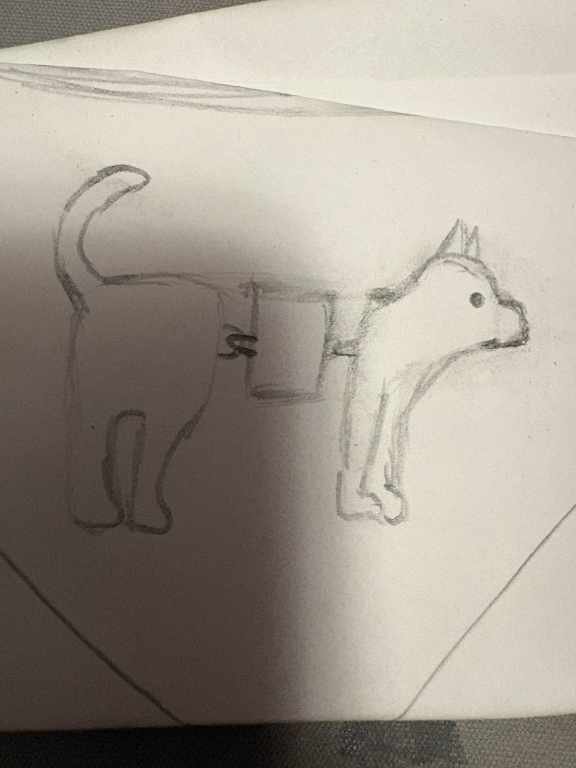
#> input picture source_drawing.jpg, 1152 x 1536 px (shown at 1/2 size)
$ python presentation.py
#> lines starting #> are read from the running program, lines starting #| are printed output that depends on the picture
#!/usr/bin/env python3
"""renders/presentation.png : SOURCE DRAWING -> FINISHED 3D DOG (the source file itself is never modified)."""
import os
from PIL import Image, ImageDraw, ImageFont
ROOT = os.path.abspath(os.path.join(os.path.dirname(__file__), ".."))
src = Image.open(f"{ROOT}/source_drawing.jpg").convert("RGB").crop((60, 250, 1110, 1130))
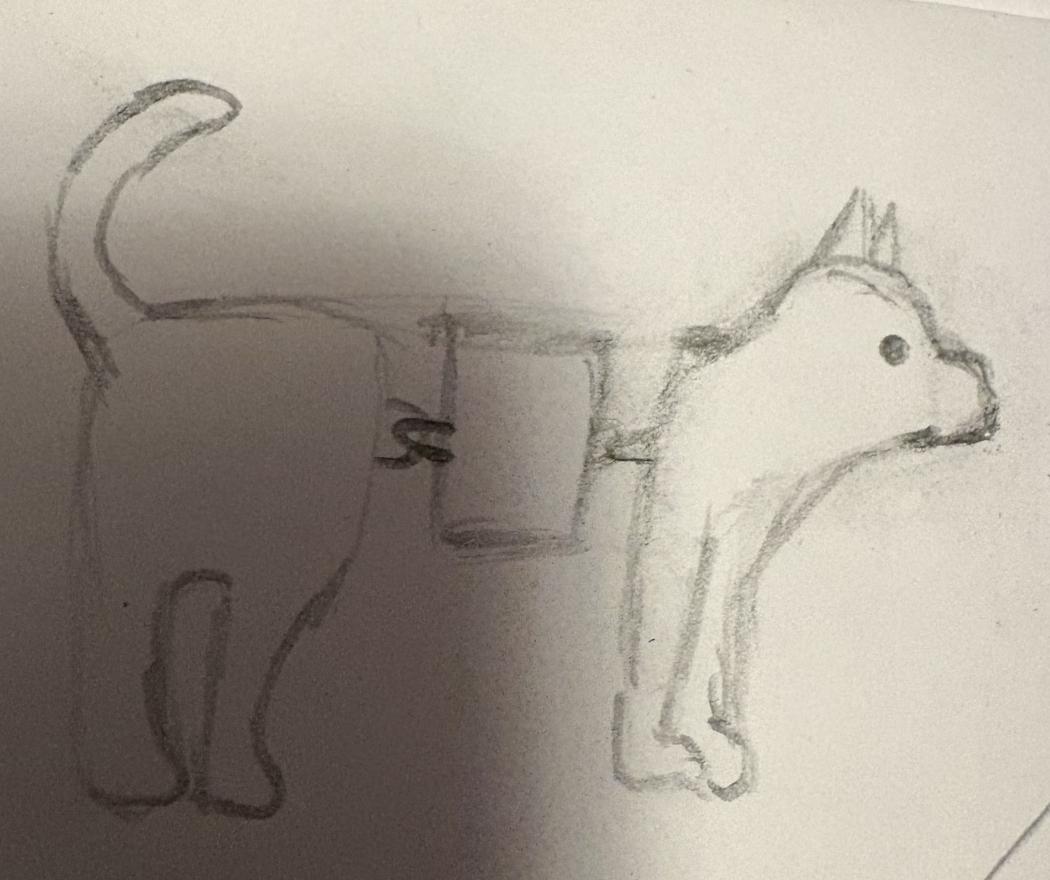
#> src: PIL image 1050x880 RGB; mean R, G, B 167.4, 159.9, 148.5
ref = Image.open(f"{ROOT}/renders/reference_side.png").convert("RGB")
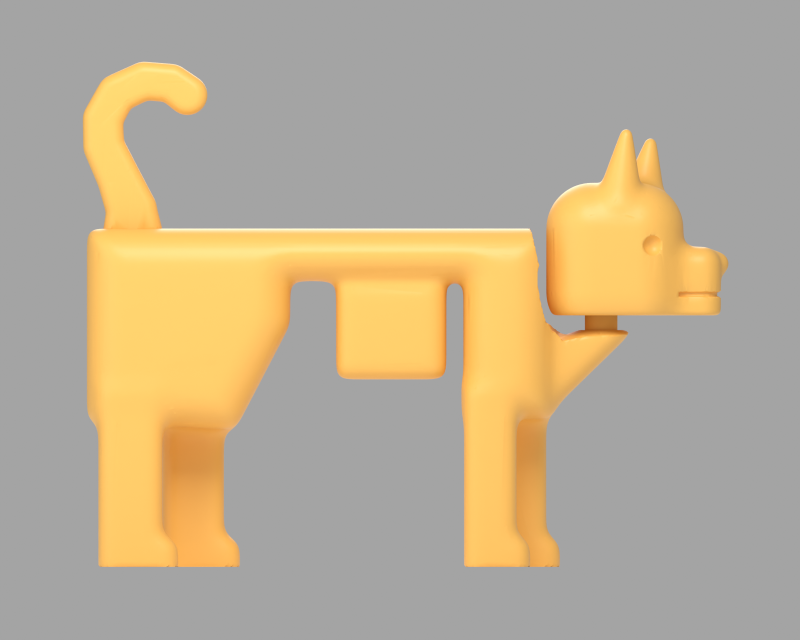
#> input picture renders/reference_side.png, 1600 x 1280 px (shown at 1/2 size)
hero = Image.open(f"{ROOT}/renders/hero.png").convert("RGB")
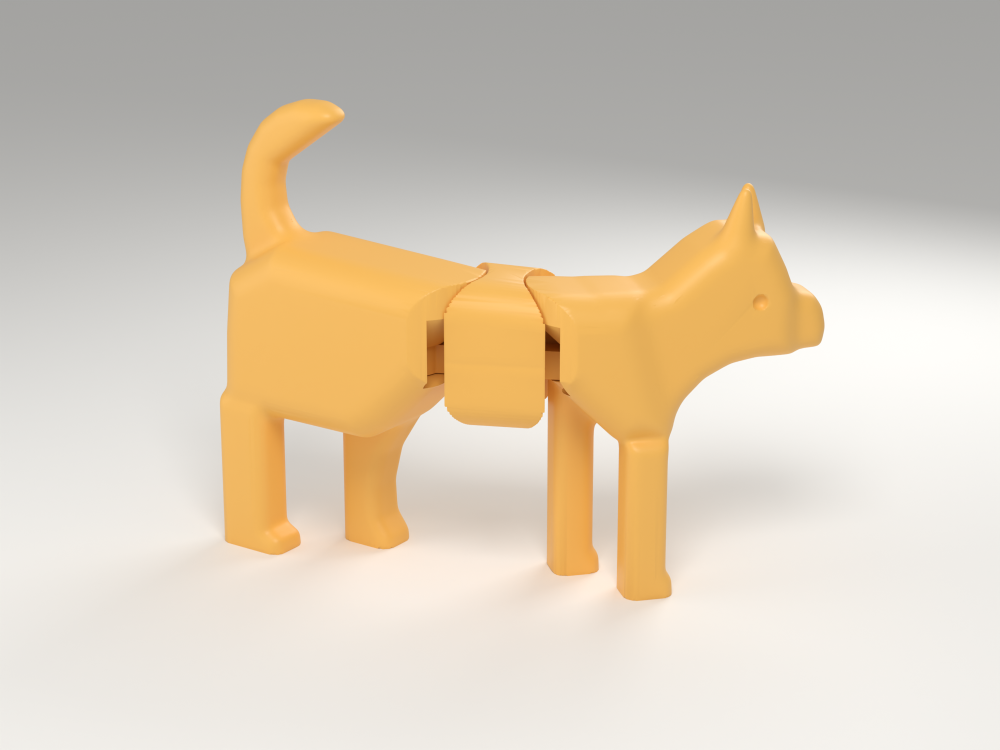
#> input picture renders/hero.png, 2000 x 1500 px (shown at 1/2 size)
H = 900
def fit(im): return im.resize((int(im.width * H / im.height), H), Image.LANCZOS)
tiles = [fit(src), fit(ref), fit(hero)]
gap = 110
W = sum(t.width for t in tiles) + gap * 2 + 80
#> W = 3698
out = Image.new("RGB", (W, H + 170), (250, 249, 246))
d = ImageDraw.Draw(out)
f = ImageFont.truetype("/usr/share/fonts/truetype/dejavu/DejaVuSans-Bold.ttf", 38)
x = 40
for i, (t, lab) in enumerate(zip(tiles, ["the drawing", "same view, 3D model", "posed render: head + tail move"])):
    out.paste(t, (x, 110)); d.text((x + 6, 40), lab, fill=(40, 40, 40), font=f)
    x += t.width
    if i < 2:
        cy = 110 + H // 2
        d.line([(x + 22, cy), (x + gap - 30, cy)], fill=(60, 60, 60), width=10)
        d.polygon([(x + gap - 38, cy - 24), (x + gap - 8, cy), (x + gap - 38, cy + 24)], fill=(60, 60, 60))
        x += gap
#> this loop made 3 passes
#> (lab, x, cy) on passes 1 to 2: ('the drawing', 1223, 560), ('same view, 3D model', 2458, 560)
#> (lab, x) on pass 3: ('posed render: head + tail move', 3658)
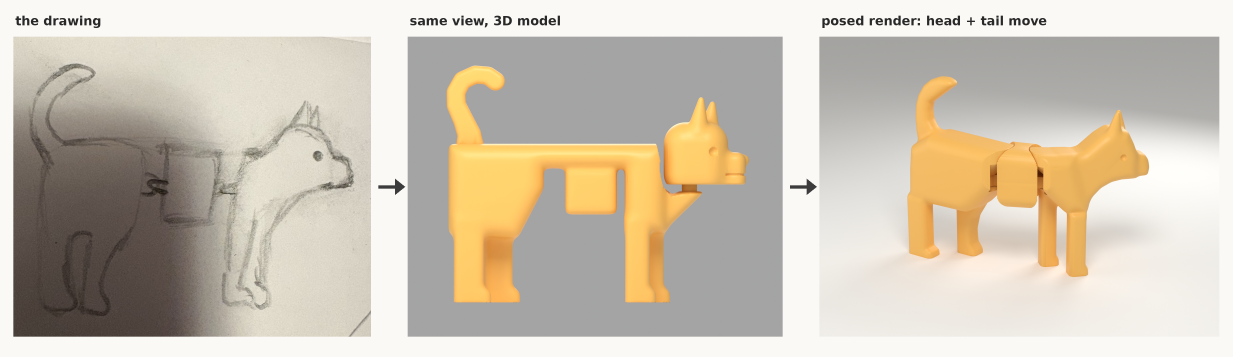
#> out: PIL image 3698x1070 RGB (shown at 1/3 size); mean R, G, B 204, 194.8, 179.6
#> after the loop, x = 3658
out.save(f"{ROOT}/renders/presentation.png")
out.resize((out.width // 3, out.height // 3)).save(f"{ROOT}/build/presentation_small.png")
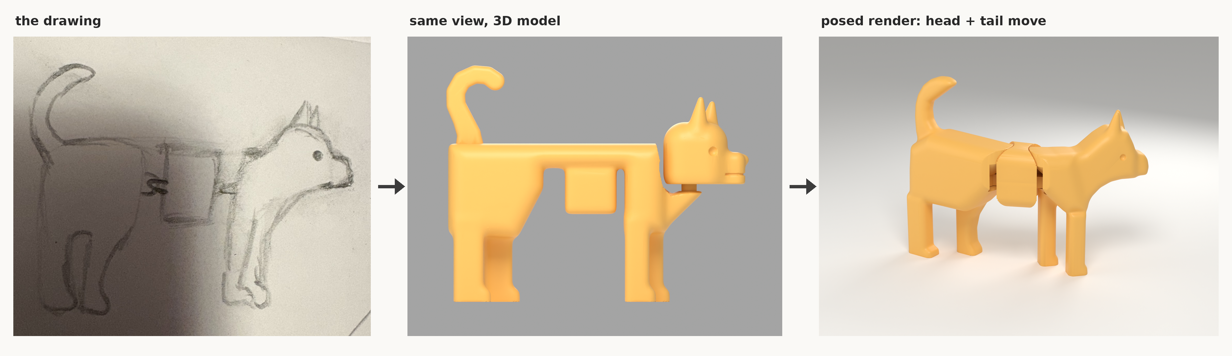
#> saved as presentation_small.png: PIL image 1232x356 RGB; mean R, G, B 204, 194.8, 179.7
